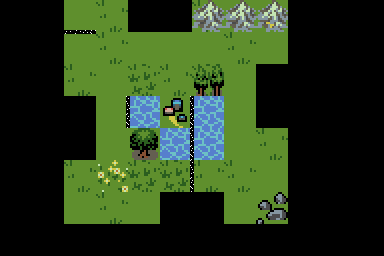

This is a level from a 2D game, rendered from its Tiled map with the project's own tilesets. A one-line summary and the map file follow, with tile-layer data summarised:
An orthogonal 12x8 tile map with 32x32 px tiles, 4 tile layers (Terrain, Decoration, Vertical Edges, Horizontal Edges), 4 tilesets and 1 object (Player).

<map version="1.2" tiledversion="1.2.4" orientation="orthogonal" renderorder="right-down" width="12" height="8" tilewidth="32" tileheight="32" infinite="0" nextlayerid="9" nextobjectid="92">
 <tileset firstgid="1" source="ground.tsx" />
 <tileset firstgid="17" source="broken.tsx" />
 <tileset firstgid="19" source="Decoration.tsx" />
 <tileset firstgid="35" source="Devourer.tsx" />
 <layer id="1" name="Terrain" width="12" height="8">
  <data>[96 cells, 94 non-empty, 6 distinct tile ids]</data>
 </layer>
 <layer id="8" name="Decoration" width="12" height="8">
  <data>[96 cells, 7 non-empty, 6 distinct tile ids]</data>
 </layer>
 <layer id="6" name="Vertical Edges" width="12" height="8" offsetx="16" offsety="0">
  <data>[96 cells, 4 non-empty, 1 distinct tile ids]</data>
 </layer>
 <layer id="7" name="Horizontal Edges" width="12" height="8" offsetx="0" offsety="16">
  <data>[96 cells, 1 non-empty, 1 distinct tile ids]</data>
 </layer>
 <objectgroup id="2" name="Enemies" />
 <objectgroup id="3" name="Player">
  <object id="16" name="Player" type="Player" gid="35" x="160" y="192" width="32" height="32">
   <properties>
    <property name="rocks" type="int" value="5" />
   </properties>
  </object>
 </objectgroup>
 <objectgroup id="4" name="Triggers" />
 <objectgroup id="5" name="Props" />
</map>
